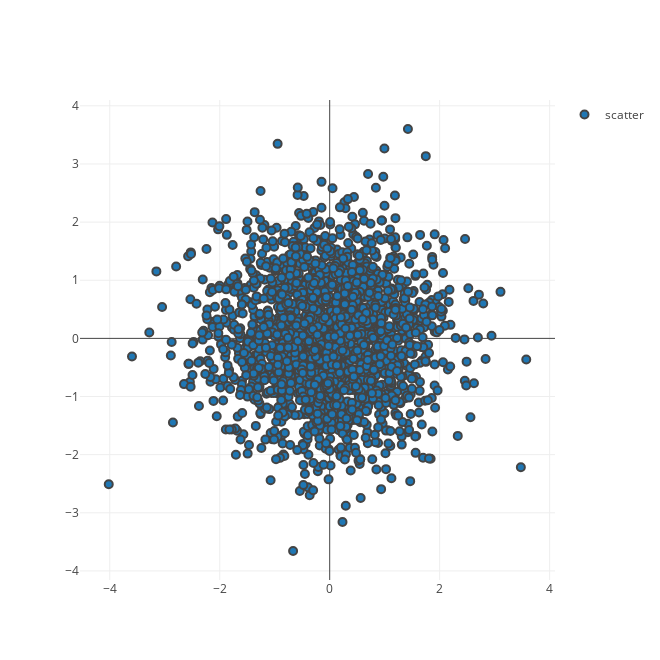

Write notebook code for a chart like this one.
### Markdown cell above
[HOME](#Interactive-Plots)

<br>

### Code cell
n = 2048
x = np.random.randn(n)
y = np.random.randn(n)

scatterTrace = Scatter(
                        x = x,
                        y = y,
                        mode = 'markers',
                        name = 'scatter',
        
                        marker = dict( color = '##27AE60',
                                       line = dict (width = 2),
                                       size = 8,
                                     )
                      )

layout = Layout(
                    showlegend=True,
                    height=660,
                    width=660,
                    hovermode=False)

data = [scatterTrace]
fig = dict( data=data, layout=layout,  )
iplot(fig)

### Figure 1 — Plotly figure (JSON) as saved in the notebook; plotly's stock layout.template omitted (floating-point values rounded to 4 significant figures; data arrays with more than 128 entries replaced by an {"elided": "..."} marker saying what was removed)
{"data": [{"marker": {"color": "##27AE60", "line": {"width": 2}, "size": 8}, "mode": "markers", "name": "scatter", "type": "scatter", "x": {"elided": "2048 float values"}, "y": {"elided": "2048 float values"}}], "layout": {"height": 660, "hovermode": false, "showlegend": true, "width": 660}}
